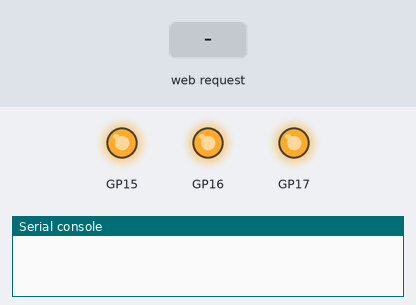
Bench run of a program on a simulated Raspberry Pi Pico running MicroPython. On the bench: output pins drawn as LEDs (lit = HIGH), the last lines printed to the serial console. The test bench sets the inputs (shaded band).

Above: at 1.2 s.
1.3 s: HTTP request GET /?led-r received
At 1.9 s:
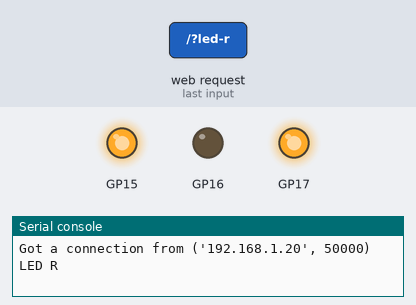
2.8 s: HTTP request GET /?led-g received
At 4.0 s:
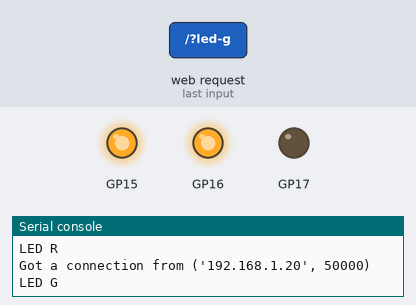
4.3 s: HTTP request GET /?led-b received
At 5.4 s:
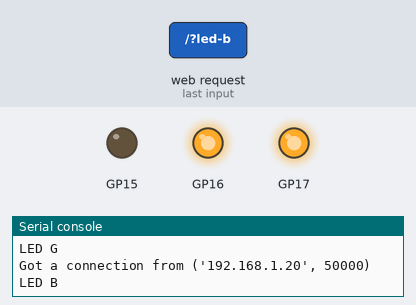
Timing chart, 0 to 7.3 s (numbered marks = the images above; inputs shaded):
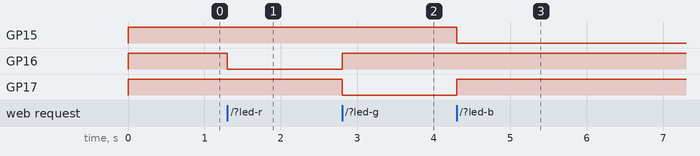

Measured:
- after the input at 1.3 s, GP16: HIGH → LOW at once
- after the input at 2.8 s, GP16: LOW → HIGH at once; GP17: HIGH → LOW at once
- after the input at 4.3 s, GP15: HIGH → LOW at once; GP17: LOW → HIGH at once

The program:

main.py
```python
import socket
import rgb


rgbObj = rgb.rgb(16, 17, 15, False)
rgbObj.off()

r_state = False
g_state = False
b_state = False

r_value = "OFF"
g_value = "OFF"
b_value = "OFF"


def get_string_value(input: bool):
    if input:
        return "ON"
    return "OFF"

def web_page():

    r_value = get_string_value(r_state)
    g_value = get_string_value(g_state)
    b_value = get_string_value(b_state)
    html = """
            <html>
            <head>
            <title>Raspberry Pi Pico W Web Server</title>
            <meta name="viewport" content="width=device-width, initial-scale=1">
            <link rel="icon" href="data:,">
            <style>
                html {
                    font-family: Helvetica;
                    display: inline-block;
                    margin: 0px auto;
                    text-align: center;
                }
                h1 {
                    color: #0F3376;
                    padding: 2vh;
                }
                p {
                    font-size: 1.5rem;
                }
                table {
                    margin: auto;
                }
                td{
                    padding: 10px ;
                }
                .Button {
                    border-radius: 31px;
                    display: inline-block;
                    cursor: pointer;
                    color: #ffffff;
                    font-family: Arial;
                    font-size: 17px;
                    font-weight: bold;
                    font-style: italic;
                    padding: 17px 19px;
                    text-decoration: none;
                }
                .ButtonR {
                    background-color: #ec4949;
                    border: 6px solid #991f1f;
                    text-shadow: 0px 2px 2px #471e1e;
                }
                .ButtonR:hover {
                    background-color: #f51616;
                }

                .Button:active {
                    position: relative;
                    top: 1px;
                }
                .ButtonG {
                    background-color: #49ec56;
                    border: 6px solid #23991f;
                    text-shadow: 0px 2px 2px #1e4723;
                }
                .ButtonG:hover {
                    background-color: #29f516;
                }
                .ButtonB {
                    background-color: #4974ec;
                    border: 6px solid #1f3599;
                    text-shadow: 0px 2px 2px #1e2447;
                }
                .ButtonB:hover {
                    background-color: #165df5;
                }

            </style>
            </head>

            <body>
                <h1>Raspberry Pi Pico W Web Server</h1>
                <p>RGB Control</p>

                <table>
                    <tbody>
                        <tr>
                            <td>
                                <p><a href="/?led-r"><button class="ButtonR Button">R</button></a></p>
                            </td>
                            <td>
                                <strong> """+ r_value +"""</strong>
                            </td>
                        </tr>
                        <tr>
                            <td>
                                <p><a href="/?led-g"><button class="ButtonG Button">G</button></a></p>
                            </td>
                            <td>
                                <strong> """+ g_value +"""</strong>
                            </td>
                        </tr>
                        <tr>
                            <td>
                                <p><a href="/?led-b"><button class="ButtonB Button">B</button></a></p>
                            </td>
                            <td>
                            <strong> """+ b_value +""" </strong>
                            </td>
                        </tr>
                        <tr>
                            <td colspan="2">
                                <center>
                                    <img src="https://brandslogos.com/wp-content/uploads/images/large/raspberry-pi-logo.png" alt="Logo Raspberry Pi" width="150" height="150">
                                </center>
                            </td>
                        </tr>
                    </tbody>
                </table>
            </body>
            </html>
        """
    return html


s = socket.socket(socket.AF_INET, socket.SOCK_STREAM)
s.bind(('', 80))
s.listen(5)

while True:
    try:
        conn, addr = s.accept()
        print('Got a connection from %s' % str(addr))
        request = conn.recv(1024)
        request = str(request)
        led_r = request.find('/?led-r')
        led_g = request.find('/?led-g')
        led_b = request.find('/?led-b')

        if led_r == 6:
            print('LED R ')
            r_state = not r_state
            g_state = False
            b_state = False
            if r_state == True:
                rgbObj.red()
            else:
                rgbObj.off()

        elif led_g == 6:
            print('LED G ')
            r_state = False
            g_state = not g_state
            b_state = False
            if g_state == True:
                rgbObj.green()
            else:
                rgbObj.off()

        elif led_b == 6:
            print('LED B ')
            r_state = False
            g_state = False
            b_state = not b_state
            if b_state == True:
                rgbObj.blue()
            else:
                rgbObj.off()

        response = web_page()
        conn.send('HTTP/1.1 200 OK\n')
        conn.send('Content-Type: text/html\n')
        conn.send('Connection: close\n\n')
        conn.sendall(response)
        conn.close()
    except Exception as e:
        print(e)
```

rgb.py
```python
from machine import Pin


class rgb(object):
    def __init__(self, r: int, g: int, b: int, onValue: bool):
        self._pinR = Pin(r, Pin.OUT)
        self._pinG = Pin(g, Pin.OUT)
        self._pinB = Pin(b, Pin.OUT)
        self._onValue = onValue
        self._pinR.off()
        self._pinG.off()
        self._pinB.off()

    def off(self):
        self._pinR.value(not self._onValue)
        self._pinG.value(not self._onValue)
        self._pinB.value(not self._onValue)

    def red(self):
        self._pinR.value(self._onValue)
        self._pinG.value(not self._onValue)
        self._pinB.value(not self._onValue)

    def green(self):
        self._pinR.value(not self._onValue)
        self._pinG.value(self._onValue)
        self._pinB.value(not self._onValue)

    def blue(self):
        self._pinR.value(not self._onValue)
        self._pinG.value(not self._onValue)
        self._pinB.value(self._onValue)
```
